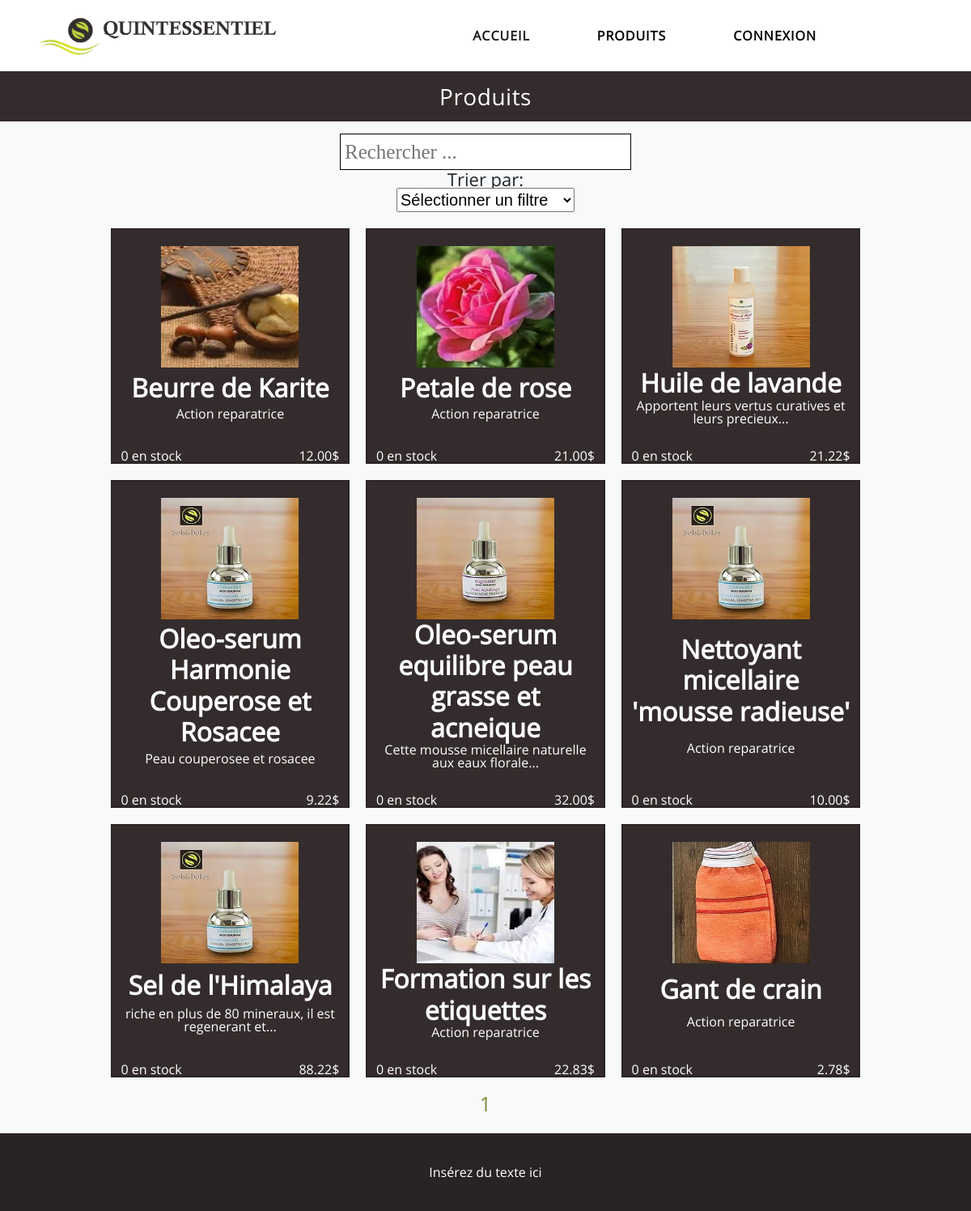
Page /Catalog.php on the committed database.
### tables this page shows
CREATE TABLE product (
	id_product INT NOT NULL AUTO_INCREMENT,
	name VARCHAR(128) NOT NULL,
	is_sellable BOOLEAN NOT NULL DEFAULT 0,
	description TEXT,
	price DECIMAL(7,2) NOT NULL DEFAULT 0.00,
	quantity INT NOT NULL DEFAULT 0,
	image_path VARCHAR(255),
	PRIMARY KEY (id_product)
);

### phpScripts/Product/MgrProduct.php (called while the page is built, shortened)
<?php
include_once "Product.php";
require_once __DIR__ . '/../QueryEngine.php';
class MgrProduct
{
    private $products;
    private $mgrCategory;
    public function __construct()
    {
        $this->mgrCategory = new MgrCategory();
        $this->products = array();
    }
    public function getAllProducts($filter = null)
    {
        $queryEngine = new QueryEngine();
        $query = "SELECT * FROM Product";
        $resultSet = $queryEngine->executeQuery($query);
        if (!$resultSet) {
            echo "Error while trying to load all products";
        } else {
            $this->resultToArray($resultSet);
        }
    }
    private function resultToArray($resultSet)
    {
        $this->products = array();
        foreach ($resultSet->fetchAll(\PDO::FETCH_NUM) as $result) {
            $categories = $this->getProductCategoriesArray($result[0]);
            $product = new Product(
                $result[1],
                $categories,
                $result[2],
                $result[4],
                $result[3],
                $result[5],
                $result[6]
            );
            $product->setId($result[0]);
            array_push($this->products, $product);
        }
    }
    public function getProductCategoriesArray($productId)
    {
		$this->mgrCategory->getProductCategories($productId);
		$categories = $this->mgrCategory->getCategories();
		return $categories;
    }
    public function getProduct()
    {
        return $this->products;
    }
}
?>

### phpScripts/Product/Product.php (called while the page is built, shortened)
<?php
class Product implements JsonSerializable
{
    private $id;
    private $name;
    private $price;
    private $description;
    private $quantity;
    private $imagePath;
    public function __construct($name, $categories, $isSellable, $price, $description, $quantity, $imagePath, $volumeUsed = 0)
    {
        $this->name = $name;
        $this->price = $price;
        $this->description = $description;
        $this->quantity = $quantity;
        $this->imagePath = $imagePath;
    }
    public function getId()
    {
        return $this->id;
    }
    public function setId($id)
    {
        $this->id = $id;
        return $this;
    }
    public function getName()
    {
        return $this->name;
    }
    public function getPrice()
    {
        return $this->price;
    }
    public function getDescription()
    {
        return $this->description;
    }
    public function getQuantity()
    {
        return $this->quantity;
    }
    public function getImagePath()
    {
        return $this->imagePath;
    }
}

### phpScripts/QueryEngine.php (called while the page is built, shortened)
<?php
class QueryEngine
{
    private $db;
    public function __construct()
    {
        $this->db = new MgrDbConnection("quintessentieldb", "root", "", true);
    }
    public function executeQuery($queryString, $parametersMap=[])
    {
        $conn = $this->db->getDbConn();
        $query = $queryString;
        $loading = $conn->prepare($query);
        foreach ($parametersMap as $key => $value) {
            $loading->bindValue($key, $value);
        }
        try {
            if (!$loading->execute()) {
                throw new Exception("Error");
            } else {
                return $loading;
            }
        } catch (Exception $e) {
            return false;
        }
    }
}

### phpScripts/Product/CtrlProduct.php (the view, shortened to what this page needs)
<?php
include_once "MgrProduct.php";
class CtrlProduct
{
    private $mgrProduct;
    private $pageNumber;
    private $itemPerPage;
    public function __construct()
    {
        $this->mgrProduct = new MgrProduct();
        $this->pageNumber = 0;
        $this->itemPerPage = 10;
    }
    public function loadAllProducts($filter = null)
    {
        $this->pageNumber = 0;
        $productList = $this->getMgrProduct()->getAllProducts($filter);
        $this->displayProducts();
    }
    private function displayProducts()
    {
        $products = $this->getMgrProduct()->getProduct();
        $from = $this->getItemPerPage() * $this->getPageNumber();
        $to = (sizeof($products) - $from >= $this->getItemPerPage() ? $from + $this->getItemPerPage() : sizeof($products));
        $maxNumberOfPage = round(sizeof($products) / $this->getItemPerPage());
        $html = "";
        if(!empty($products)) {
            for ($i = $from; $i < $to; $i++) {
                $description = str_split($products[$i]->getDescription(),50);
                $dots = (sizeof($description) > 1 ? "..." : "");
                $description = (!empty($description) ? $description[0] : $description);
                $html .= "<a class='product' href='Item.php?productId=".$products[$i]->getId()."' title='plus d info'>";
                $html .= "<img src='images/imgProducts/" . $products[$i]->getImagePath() . "' alt='".$products[$i]->getName()."'/>";
                $html .= "<h2>" . $products[$i]->getName() . "</h2>";
                $html .= "<p>" .  $description . $dots ."</p>";
                $html .= "<p class='bottom-text'><span class='stock'>" . $products[$i]->getQuantity() . " en stock</span>";
                $html .= "<span class='prix'>" . $products[$i]->getPrice() . "$</span></p>";
                $html .= "</a>";
            }
        } else {
            $html .= "<p>Aucun item ne correspond!</p>";
        }
        $html .= $this->generatePageButton($maxNumberOfPage);
        echo $html;
    }
    private function generatePageButton($maxNumberOfPage)
    {
        $html = "<div class='link-page-box'>";
        for ($j = 0; $j < $maxNumberOfPage; $j++) {
            if ($this->getPageNumber() == $j) {
                $html .= "<a href='#' title='autre page' style='color:#7c8c34;' onclick='changePage(" . $j . ");return false'>" . ($j + 1) . "</a>";
            } else {
                $html .= "<a href='#' title='autre page' onclick='changePage(" . $j . ");return false'>" . ($j + 1) . "</a>";
            }
        }
        $html .= "</div>";
        return $html;
    }
    public function getMgrProduct()
    {
        return $this->mgrProduct;
    }
    public function getItemPerPage()
    {
        return $this->itemPerPage;
    }
    public function getPageNumber()
    {
        return $this->pageNumber;
    }
}

### Catalog.php (shortened to what this page needs)
<?php
include_once "phpScripts/Product/CtrlProduct.php";
$ctrl = new CtrlProduct();
?>
	 <!DOCTYPE html>
	 <html>
	 <head>
	 </head>
	 <body>
	 	<div class="page">
		<header>
		</header>
		 <section class="main-section">
		 	<div class="page-title-bar">
		 		<h1>Produits</h1>
		 	</div>
		 	<section class="search-section">
		 		<div>
		 			<input type="text" name="search" placeholder="Rechercher ..." id="searchBar"/>
		 		</div>
		 		<p>Trier par: </p>
		 		<select name="filter" id="filter">
		 			<option disabled selected value>Sélectionner un filtre</option>
		 		</select>
		 	</section>
		 	<section class="product-section">
		 		<?php
				$ctrl->loadAllProducts();
				?>
		 	</section>
		 	<footer class="classic-footer">
		 		<p>Insérez du texte ici</p>
		 	</footer>
		 </section>
		</div>
	 </body>
	 </html>

### css/style_index.css (style rules this page uses)
html, body, div, span, applet, object, iframe, h1, h2, h3, h4, h5, h6, p, blockquote, pre, a, abbr, acronym, address, big, cite, code, del, dfn, em, img, ins, kbd, q, s, samp, small, strike, strong, sub, sup, tt, var, b, u, i, center, dl, dt, dd, ol, ul, li, fieldset, form, label, legend, table, caption, tbody, tfoot, thead, tr, th, td, article, aside, canvas, details, embed, figure, figcaption, footer, header, hgroup, menu, nav, output, ruby, section, summary, time, mark, audio, video { margin: 0; padding: 0; border: 0; vertical-align: baseline; }
article, aside, details, figcaption, figure, footer, header, hgroup, menu, nav, section { display: block; }
body { line-height: 1; }
ol, ul { list-style: none; }
* { box-sizing: border-box; }
body { font-family: 'OpenSans', Arial, Helvetica, sans-serif; padding:0; overflow-x: hidden; }
.panel-header h1,h2,h3,h4,h5,h6 { text-align:center; padding: 0; margin: 0; font-weight: bold; }
img { max-width: 100%; height: auto; }
.img-logo-nav { width: 350px; max-width: 100%; height: auto; display: block; margin: 5px 30px; }
.navbar-light { background-color: #fff !important; }
.navbar-nav { margin-right: 100px; padding:0; }
.navbar-light .navbar-nav .nav-link { margin-right: 50px; }
.navbar-light .navbar-nav .nav-link { padding-right: 25px; color: #000; text-transform: uppercase; letter-spacing: 1px; font-weight: 600; }
.page-title-bar { background-color: #342c2c; padding: 17px 20px; }
.page-title-bar h1 { text-align: center; color: #fff; font-size: 28px; font-weight: 500; letter-spacing: 0.5px; line-height: 28px; margin: 0; }
.search-section { text-align: center; margin-top:15px; }
.search-section input,.search-section select { width:200px; height:25px; }
.search-section input { font-family: "Raleway"; font-size:25px; width:30%; min-width:250px; height:45px; border:1px solid black; padding-left: 5px; outline:0; background-repeat: no-repeat; background-size: contain; background-position: 99% center; }
.search-section p { font-size: 22px; }
.search-section select { font-size: 20px; width:220px; height:30px; }
.search-section #filter { font-family: 'Raleway',sans-serif; }
.page { position: relative; min-height:100vh; background-color: #F8F9FA; }
.main-section { padding-bottom: 120px; }
.product-section { width:90%; margin:auto; display: flex; justify-content: center; flex-wrap: wrap; box-sizing: content-box; }
.product-section .product { display: flex; flex-direction: column; justify-content: space-between; text-align: center; width:25%; padding-top:20px; margin-top:20px; margin-right:10px; margin-left:10px; padding-right:1%; padding-left: 1%; border:2px solid #292323; box-sizing: content-box; transition-duration: 1s; text-decoration: none; background-color: #342c2c; color: white; }
.product-section .product h2 { word-wrap: break-word; }
.product-section .product img { flex-direction: row; align-self: center; width:170px; height:150px; }
.product-section .bottom-text { display: flex; flex-direction: row; justify-content: space-between; width:100%; margin-top:30px; }
.link-page-box { display: block; width:100%; text-align: center; padding-top:20px; }
.link-page-box a { margin-right:5px; margin-left:5px; font-size:25px; color:#bcd13f; }
.classic-footer { background-color: #292323; width:100%; position:absolute; bottom:0; }
.classic-footer p { text-align: center; color:white; margin:0; padding-top:40px; padding-bottom:40px; }

### rows in the picture
product: image_path (picture), name "Beurre de Karite", description "Action reparatrice", quantity "0", price "12.00"
product: image_path (picture), name "Petale de rose", description "Action reparatrice", quantity "0", price "21.00"
product: image_path (picture), name "Huile de lavande", description "Apportent leurs vertus curatives et leurs precieux", description "...", quantity "0", price "21.22"
product: image_path (picture), name "Oleo-serum Harmonie Couperose et Rosacee", description "Peau couperosee et rosacee", quantity "0", price "9.22"
product: image_path (picture), name "Oleo-serum equilibre peau grasse et acneique", description "Cette mousse micellaire naturelle aux eaux florale", description "...", quantity "0", price "32.00"
product: image_path (picture), name "Nettoyant micellaire 'mousse radieuse'", description "Action reparatrice", quantity "0", price "10.00"
product: image_path (picture), name "Sel de l'Himalaya", description "riche en plus de 80 mineraux, il est regenerant et", description "...", quantity "0", price "88.22"
product: image_path (picture), name "Formation sur les etiquettes", description "Action reparatrice", quantity "0", price "22.83"
product: image_path (picture), name "Gant de crain", description "Action reparatrice", quantity "0", price "2.78"
